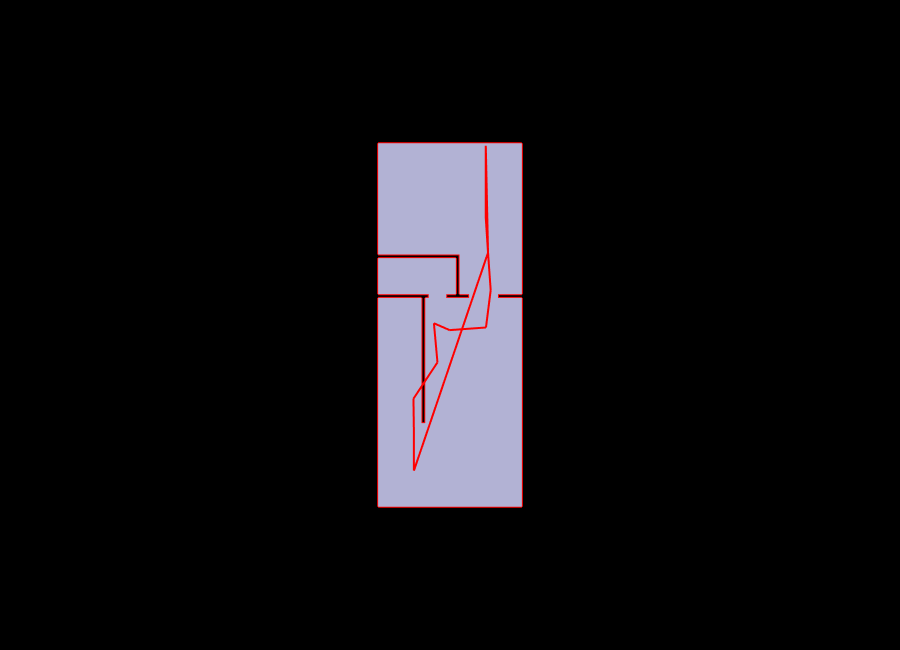

This figure's notebook cell:
### Markdown cell above
## Shortest Path Example

The routing example below uses the navigation graph and mirrors the shortest-path workflow from S03-06. It reports both the network path length and a straightened version of the route.

### Code cell
def pick_extreme_vertices(vertices):
    start_vertex = min(vertices, key=lambda vertex: Vertex.X(vertex) + Vertex.Y(vertex))
    end_vertex = max(vertices, key=lambda vertex: Vertex.X(vertex) + Vertex.Y(vertex))
    return start_vertex, end_vertex


start_vertex, end_vertex = pick_extreme_vertices(Graph.Vertices(navigation_graph) or [])
crg = Graph.CompiledRoutingGraph(navigation_graph, precomputeTurns=False)
path_start = perf_counter()
shortest_path = Graph.ShortestPath(crg, vertexA=start_vertex, vertexB=end_vertex)
straight_path = Wire.Straighten(shortest_path, host=floor_face)
path_end = perf_counter()

print("Shortest path duration:", round(path_end - path_start, 2), "seconds")
print("Original path length:", round(Wire.Length(shortest_path), 3))
print("Straightened path length:", round(Wire.Length(straight_path), 3))

Topology.Show(
    floor_face,
    shortest_path,
    straight_path,
    camera=[0, 0, 6],
    faceColor=[210, 210, 250],
    faceOpacity=1,
    edgeColor="red",
    edgeWidth=4,
    showVertices=False,
    backgroundColor="black",
    width=900,
    height=650,
    renderer=renderer,
)

### Figure 1 — Plotly figure (JSON) as saved in the notebook; plotly's stock layout.template omitted (floating-point values rounded to 4 significant figures)
{"data": [{"hoverinfo": "text", "legendgroup": "2", "legendrank": 2, "line": {"color": "red", "dash": "solid", "width": 4}, "marker": {"size": 0}, "mode": "lines", "name": "1: Floors - Concrete Slab - 10\" (Edges)", "showlegend": false, "text": "", "type": "scatter3d", "x": [2.809, 2.809, null, 2.809, 1.817, null, 1.817, 1.817, null, 1.817, 2.809, null, 2.809, 2.809, null, 2.809, -3.164, null, -3.164, -3.164, null, -3.164, -1.359, null, -1.359, -1.359, null, -1.359, -1.206, null, -1.206, -1.206, null, -1.206, -1.061, null, -1.061, -1.061, null, -1.061, -3.164, null, -3.164, -3.164, null, -3.164, -3.164, null, -3.164, 0.06497, null, 0.06497, 0.06497, null, 0.06497, -0.335, null, -0.335, -0.335, null, -0.335, 0.6174, null, 0.6174, 0.6174, null, 0.6174, 0.2174, null, 0.2174, 0.2174, null, 0.2174, -3.164, null, -3.164, -3.164, null, -3.164, 2.809, null], "y": [19.39, 13.12, null, 13.12, 13.12, null, 13.12, 12.97, null, 12.97, 12.97, null, 12.97, 4.29, null, 4.29, 4.29, null, 4.29, 12.97, null, 12.97, 12.97, null, 12.97, 7.763, null, 7.763, 7.763, null, 7.763, 12.97, null, 12.97, 12.97, null, 12.97, 13.12, null, 13.12, 13.12, null, 13.12, 13.33, null, 13.33, 14.62, null, 14.62, 14.62, null, 14.62, 13.12, null, 13.12, 13.12, null, 13.12, 12.97, null, 12.97, 12.97, null, 12.97, 13.12, null, 13.12, 13.12, null, 13.12, 14.77, null, 14.77, 14.77, null, 14.77, 19.39, null, 19.39, 19.39, null], "z": [-0.25, -0.25, null, -0.25, -0.25, null, -0.25, -0.25, null, -0.25, -0.25, null, -0.25, -0.25, null, -0.25, -0.25, null, -0.25, -0.25, null, -0.25, -0.25, null, -0.25, -0.25, null, -0.25, -0.25, null, -0.25, -0.25, null, -0.25, -0.25, null, -0.25, -0.25, null, -0.25, -0.25, null, -0.25, -0.25, null, -0.25, -0.25, null, -0.25, -0.25, null, -0.25, -0.25, null, -0.25, -0.25, null, -0.25, -0.25, null, -0.25, -0.25, null, -0.25, -0.25, null, -0.25, -0.25, null, -0.25, -0.25, null, -0.25, -0.25, null, -0.25, -0.25, null, -0.25, -0.25, null]}, {"cmax": 1, "cmin": 0, "color": "#D2D2FA", "colorscale": [[0, "#440154"], [0.1111, "#482878"], [0.2222, "#3e4989"], [0.3333, "#31688e"], [0.4444, "#26828e"], [0.5556, "#1f9e89"], [0.6667, "#35b779"], [0.7778, "#6ece58"], [0.8889, "#b5de2b"], [1, "#fde725"]], "flatshading": true, "hoverinfo": "text", "hovertext": "", "i": [0, 3, 4, 5, 6, 6, 8, 9, 10, 10, 12, 13, 14, 14, 16, 16, 18, 18, 20, 21, 22, 22, 13, 13, 26], "j": [1, 0, 1, 4, 7, 5, 7, 6, 11, 9, 10, 11, 15, 11, 17, 7, 19, 3, 17, 14, 16, 20, 24, 25, 16], "k": [2, 2, 0, 0, 5, 0, 6, 0, 9, 0, 0, 10, 11, 13, 7, 8, 3, 2, 16, 13, 23, 16, 25, 21, 8], "legendgroup": "3", "legendrank": 3, "lighting": {"facenormalsepsilon": 0}, "name": "1: Floors - Concrete Slab - 10\" (Faces)", "opacity": 1, "showlegend": false, "showscale": false, "text": "", "type": "mesh3d", "x": [-1.206, 2.809, -3.164, -1.359, 2.809, 1.817, 0.6174, 1.817, 0.6174, -0.335, -1.061, -0.335, -1.206, -1.061, 0.06497, 0.06497, 0.2174, 2.809, -3.164, -1.359, 2.809, -3.164, -3.164, -3.164, -3.164, -3.164, 0.2174], "y": [7.763, 4.29, 4.29, 7.763, 12.97, 12.97, 12.97, 13.12, 13.12, 12.97, 12.97, 13.12, 12.97, 13.12, 14.62, 13.12, 14.77, 13.12, 12.97, 12.97, 19.39, 14.62, 19.39, 14.77, 13.12, 13.33, 13.12], "z": [-0.25, -0.25, -0.25, -0.25, -0.25, -0.25, -0.25, -0.25, -0.25, -0.25, -0.25, -0.25, -0.25, -0.25, -0.25, -0.25, -0.25, -0.25, -0.25, -0.25, -0.25, -0.25, -0.25, -0.25, -0.25, -0.25, -0.25]}, {"hoverinfo": "text", "legendgroup": "6", "legendrank": 6, "line": {"color": "red", "dash": "solid", "width": 4}, "marker": {"size": 0}, "mode": "lines", "name": "2: Untitled (Edges)", "showlegend": false, "text": "", "type": "scatter3d", "x": [-1.678, -1.678, null, -1.678, -1.695, null, -1.695, -0.6988, null, -0.6988, -0.8467, null, -0.8467, -0.1912, null, -0.1912, 1.317, null, 1.317, 1.513, null, 1.513, 1.402, null, 1.402, 1.309, null, 1.309, 1.309, null, 1.309, 1.309, null], "y": [5.79, 7.29, null, 7.29, 8.779, null, 8.779, 10.29, null, 10.29, 11.91, null, 11.91, 11.63, null, 11.63, 11.74, null, 11.74, 13.29, null, 13.29, 14.84, null, 14.84, 16.29, null, 16.29, 17.79, null, 17.79, 19.29, null], "z": [-0.25, -0.25, null, -0.25, -0.25, null, -0.25, -0.25, null, -0.25, -0.25, null, -0.25, -0.25, null, -0.25, -0.25, null, -0.25, -0.25, null, -0.25, -0.25, null, -0.25, -0.25, null, -0.25, -0.25, null, -0.25, -0.25, null]}, {"hoverinfo": "text", "legendgroup": "10", "legendrank": 10, "line": {"color": "red", "dash": "solid", "width": 4}, "marker": {"size": 0}, "mode": "lines", "name": "3: Untitled (Edges)", "showlegend": false, "text": "", "type": "scatter3d", "x": [-1.678, 1.402, null, 1.402, 1.309, null], "y": [5.79, 14.84, null, 14.84, 19.29, null], "z": [-0.25, -0.25, null, -0.25, -0.25, null]}], "layout": {"autosize": true, "height": 650, "margin": {"b": 40, "l": 40, "r": 40, "t": 40}, "paper_bgcolor": "#000000", "plot_bgcolor": "#000000", "scene": {"aspectmode": "data", "camera": {"center": {"x": 0, "y": 0, "z": 0}, "eye": {"x": 0, "y": 0, "z": 6}, "projection": {"type": "perspective"}, "up": {"x": 0, "y": 1, "z": 0}}, "xaxis": {"visible": false}, "yaxis": {"visible": false}, "zaxis": {"visible": false}}, "showlegend": true, "width": 900, "xaxis": {"showgrid": false, "visible": false, "zeroline": false}, "yaxis": {"showgrid": false, "visible": false, "zeroline": false}}}
